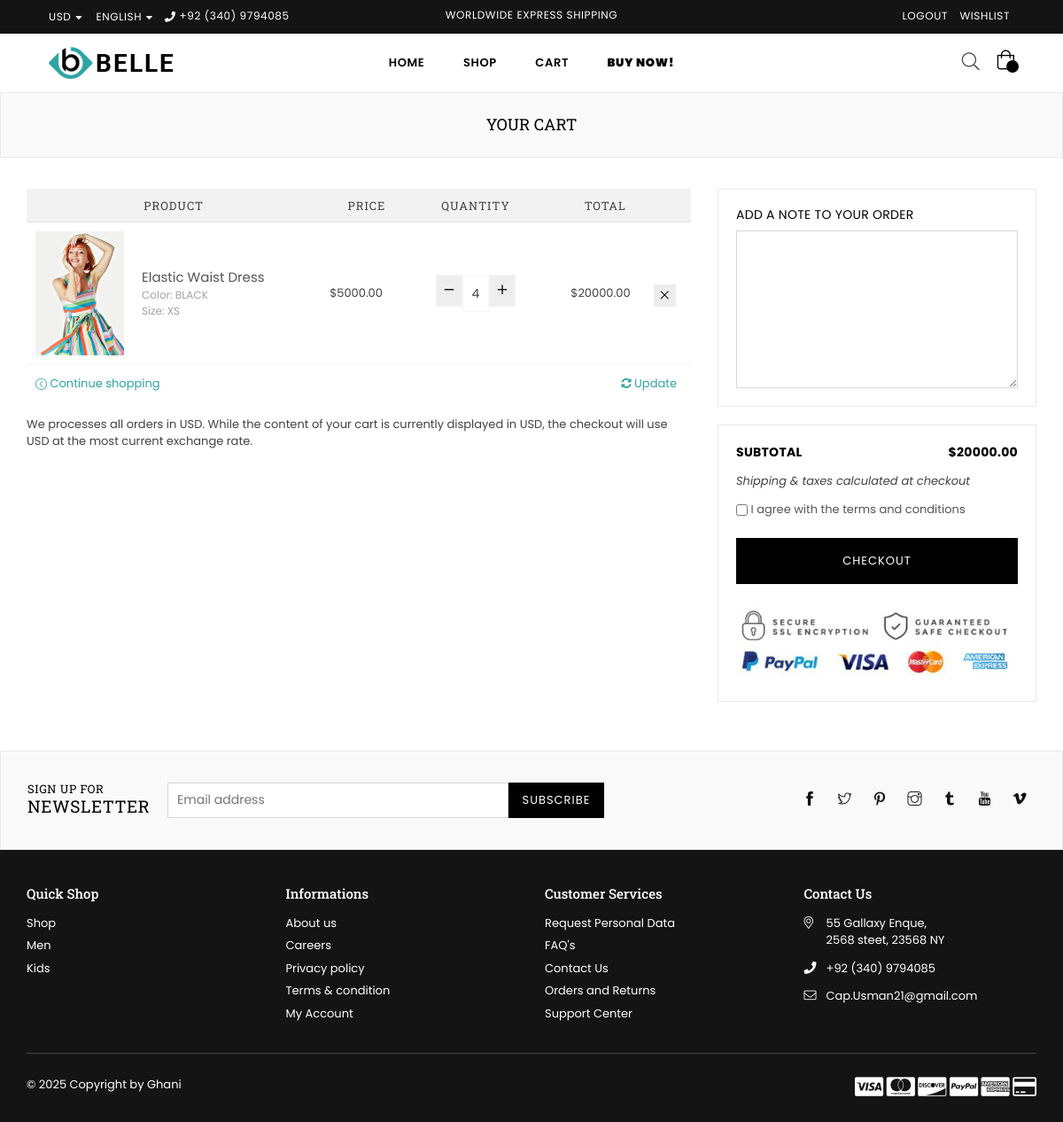
Page /shop/cart/ (signed in) on the earlier database version.
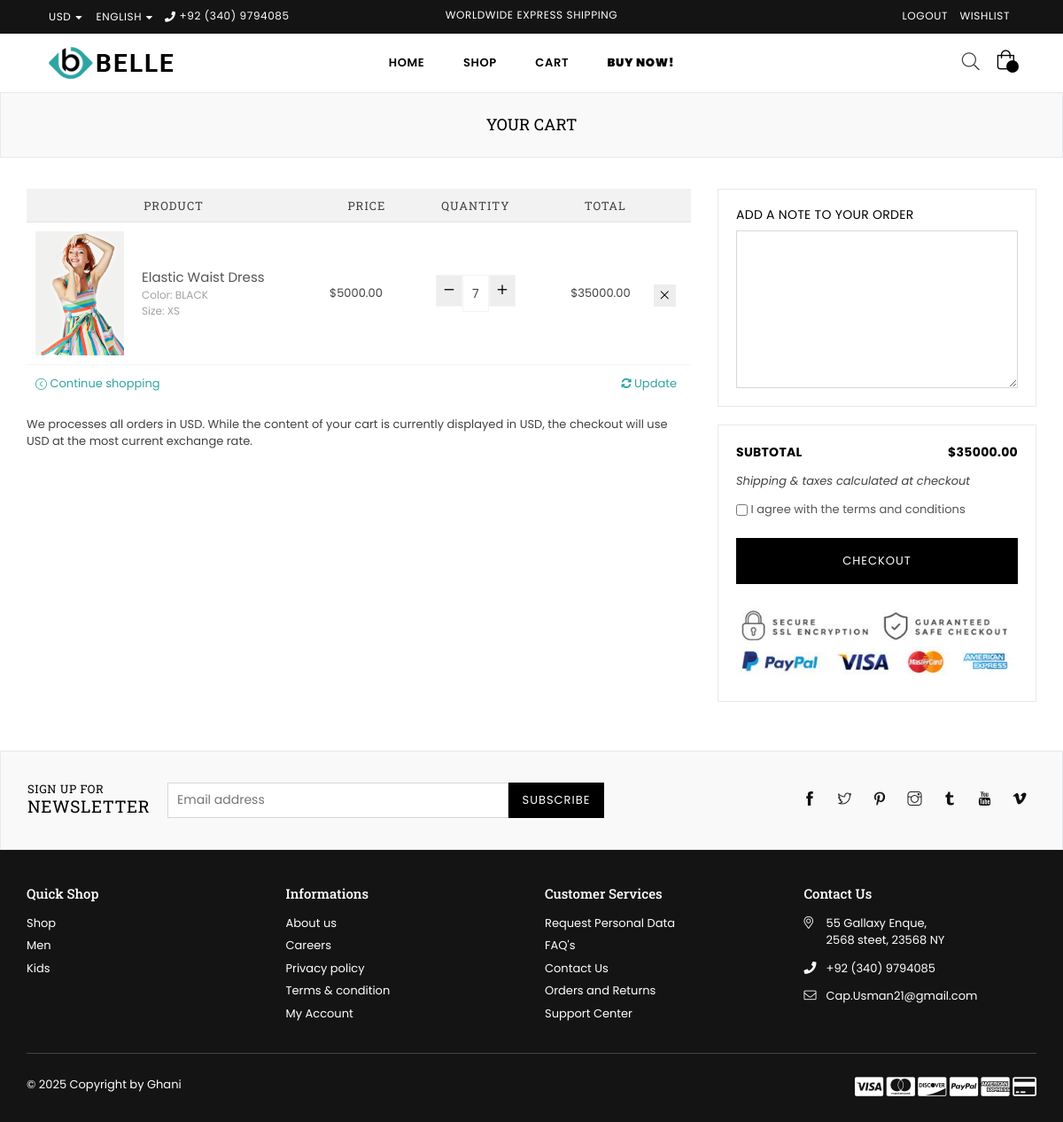
Same page on the later database version.
### app/models.py (models this page shows, shortened)
class CartItem(models.Model):
    cart = models.ForeignKey(Cart, on_delete=models.CASCADE)
    product = models.ForeignKey(Product, on_delete=models.CASCADE)
    color = models.ForeignKey(Color, on_delete=models.CASCADE)
    size = models.ForeignKey(Size, on_delete=models.CASCADE)
    quantity = models.PositiveIntegerField(default=1)
    @property
    def total_price(self):
        return self.product.price * self.quantity

class Product(models.Model):
    name = models.CharField(max_length=255)
    description = models.TextField()
    price = models.DecimalField(max_digits=10, decimal_places=2)
    slug= models.SlugField(unique=True)
    discounted_price = models.DecimalField(max_digits=10, decimal_places=2, null=True, blank=True)
    SKU = models.CharField(max_length=50, unique=True)
    stock = models.IntegerField()
    rating = models.FloatField()
    reviews_count = models.IntegerField()
    in_stock = models.BooleanField(default=True)
    is_new = models.BooleanField(default=False)
    is_on_sale = models.BooleanField(default=False)
    available_colors = models.ManyToManyField(Color, blank=True)
    available_sizes = models.ManyToManyField(Size, blank=True)
    product_type = models.CharField(max_length=50)
    collection = models.CharField(max_length=100)
    main_image = models.ImageField(upload_to='app/images/product_images/')
    hover_image = models.ImageField(upload_to='app/images/product_images/', blank=True, null=True)
    discount_percentage = models.IntegerField(null=True, blank=True)
    limited_stock_message = models.CharField(max_length=255, null=True, blank=True)
    is_featured= models.BooleanField(default=False)
    brand = models.ForeignKey(Brand, on_delete=models.CASCADE, null=True)
    tags = models.ManyToManyField(Tag, blank=True)
    wished_by = models.ManyToManyField(User, related_name='wishlisted_products', blank=True)

class Color(models.Model):
    name = models.CharField(max_length=50, unique=True)  # e.g., "Red", "Black"
    code = models.CharField(max_length=7, unique=True)  # e.g., "#FF0000"

class Size(models.Model):
    name = models.CharField(max_length=10, unique=True)  # e.g., "XS", "S", "M", "L", "XL"

### app/views.py (the view, shortened to what this page needs)
# urls.py: path('cart/', views.cart_page, name='cart'),
@login_required
def cart_page(request):
    cart, created = Cart.objects.get_or_create(user=request.user)
    cart_items = cart.cartitem_set.all()
    subtotal = sum(item.total_price for item in cart_items)
    context = {
        'cart_items': cart_items,
        'subtotal': subtotal,
    }
    return render(request, 'app/cart.html', context)

### app/context_processors.py (called while the page is built)
def cart_context(request):
    if request.user.is_authenticated:
        cart = Cart.objects.filter(user=request.user).first()
        if cart:
            cart_items = cart.cartitem_set.all()
            subtotal = sum(item.total_price for item in cart_items)
            total_items = sum(item.quantity for item in cart_items)
        else:
            cart_items = []
            subtotal = 0
            total_items = 0
        return {
            'cart_items': cart_items,
            'cart_subtotal': subtotal,
            'cart_total_items': total_items,
        }
    return {
        'cart_items': [],
        'cart_subtotal': 0,
        'cart_total_items': 0,
    }

### app/templates/app/cart.html (shortened to what the changed rows need)
{% extends 'base.html' %}
    {% load static %}
    {% block content %}
    <div id="page-content">
    	<div class="page section-header text-center">
			<div class="page-title">
        		<div class="wrapper"><h1 class="page-width">Your cart</h1></div>
      		</div>
		</div>
        <div class="container">
        	<div class="row">
                <div class="col-12 col-sm-12 col-md-8 col-lg-8 main-col">
                	<form action="#" method="post" class="cart style2">
                		<table>
                            <thead class="cart__row cart__header">
                                <tr>
                                    <th colspan="2" class="text-center">Product</th>
                                    <th class="text-center">Price</th>
                                    <th class="text-center">Quantity</th>
                                    <th class="text-right">Total</th>
                                    <th class="action">&nbsp;</th>
                                </tr>
                            </thead>
                    		<tbody>
                                {% for item in cart_items %}
                                <tr class="cart__row border-bottom line1 cart-flex border-top">
                                    <td class="cart__image-wrapper cart-flex-item">
                                        <a href="{% url 'product' item.product.slug  %}"><img class="cart__image" src="{{ item.product.main_image.url }}" alt="{{ item.product.name }}"></a>
                                    </td>
                                    <td class="cart__meta small--text-left cart-flex-item">
                                        <div class="list-view-item__title">
                                            <a href="#">{{item.product.name}} </a>
                                        </div>
                                        <div class="cart__meta-text">
                                            Color: {{ item.color.name }}<br>Size: {{ item.size.name }}<br>
                                        </div>
                                    </td>
                                    <td class="cart__price-wrapper cart-flex-item">
                                        <span class="money">${{ item.product.price }}</span>
                                    </td>
                                    <td class="cart__update-wrapper cart-flex-item text-right">
                                        <div class="cart__qty text-center">
                                            <div class="qtyField">
                                                <a class="qtyBtn minus" data-id="{{ item.id }}" href="javascript:void(0);"><i class="fa anm anm-minus-r" aria-hidden="true"></i></a>
                                                <input type="text" readonly name="quantity" value="{{ item.quantity | default:1 }}" data-id="{{ item.id }}" class="product-form__input qty">
                                                <a class="qtyBtn plus" data-id="{{ item.id }}" href="javascript:void(0);"><i class="fa anm anm-plus-r" aria-hidden="true"></i></a>
                                            </div>
                                        </div>
                                    </td>
                                    <td class="text-right small--hide cart-price">
                                        <div><span class="money" id="total-{{ item.id }}">${{ item.total_price|floatformat:2 }}</span></div>
                                    </td>
                                    <td class="text-center small--hide"><a href="?remove_item={{ item.id }}" class="btn btn--secondary cart__remove" title="Remove tem"><i class="icon icon anm anm-times-l"></i></a></td>
                                </tr>
                                {% empty %}
                                <tr>
                                    <td colspan="6" class="text-center">Your cart is empty. <a href="{% url 'shop' %}">Browse products</a></td>
                                </tr>
                                {% endfor %}
                            </tbody>
                    </table>
                    </form>
               	</div>
                <div class="col-12 col-sm-12 col-md-4 col-lg-4 cart__footer">
                    <div class="solid-border">
                      <div class="row">
                        <span class="col-12 col-sm-6 cart__subtotal-title cart__subtotal text-right"><span class="money" id="subtotal">${{ subtotal }}</span></span>
                      </div>
                    </div>
                </div>
            </div>
        </div>
    </div>
{% endblock content %}

Differences in the rows shown:
changed CartItem "Elastic Waist Dress": quantity "4" → "7"; total_price "20000.00" → "35000.00"
Other differences:
{{ subtotal }}: "20000.00" → "35000.00"
